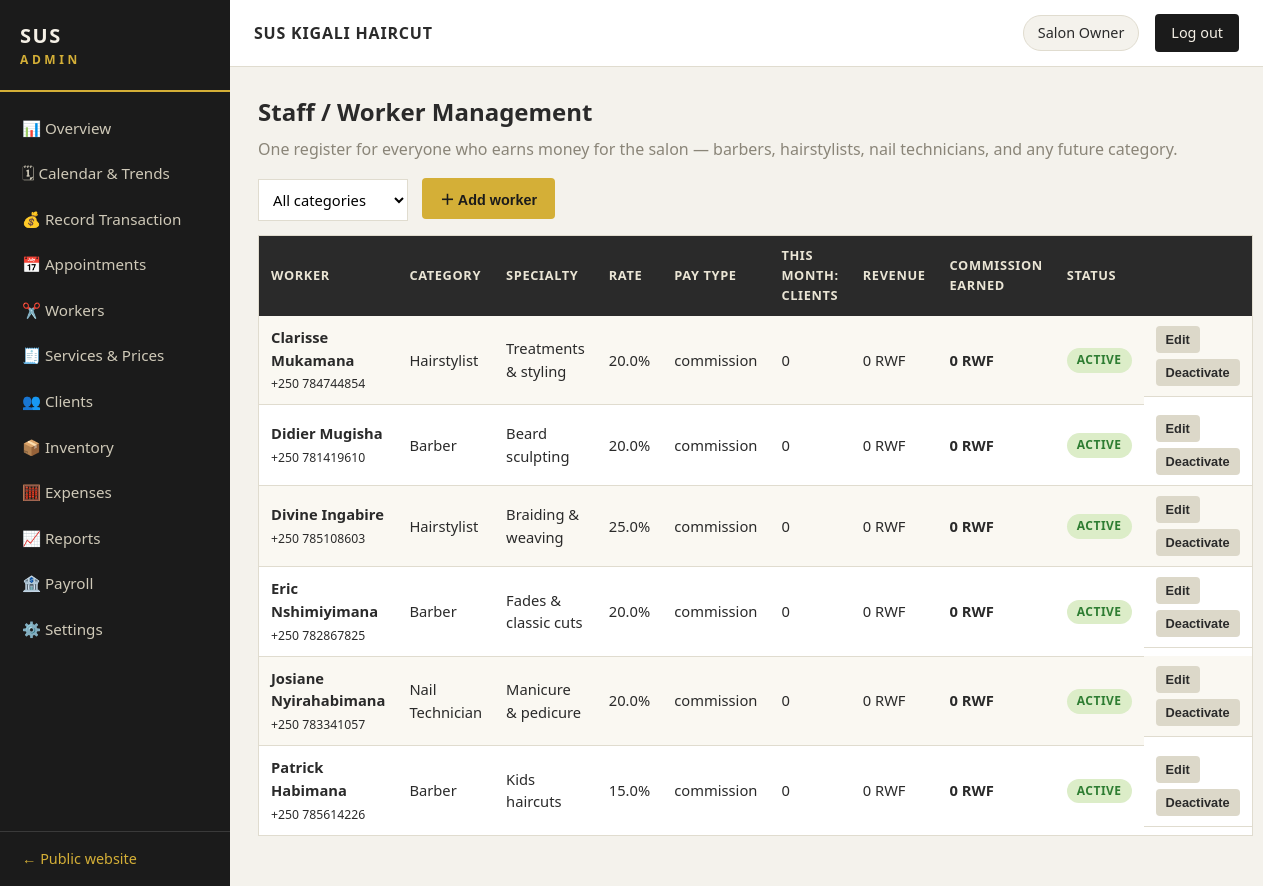
Screenshot of /admin/workers (signed in) with the database file from the repository.
### sus/models.py (models this page shows, shortened)
class Setting(db.Model):
    __tablename__ = "settings"
    key = db.Column(db.String(60), primary_key=True)
    value = db.Column(db.String(255), nullable=False)
    @staticmethod
    def get(key, default=None):
        s = Setting.query.get(key)
        return s.value if s else default

class User(db.Model):
    __tablename__ = "users"
    id = db.Column(db.Integer, primary_key=True)
    name = db.Column(db.String(120), nullable=False)
    phone = db.Column(db.String(30))
    email = db.Column(db.String(120), unique=True)
    role = db.Column(db.String(20), nullable=False, default="worker")  # super_admin / manager / worker
    password_hash = db.Column(db.String(255), nullable=False)
    status = db.Column(db.String(20), nullable=False, default="active")
    worker = db.relationship("Worker", backref="user", uselist=False)

class Worker(db.Model):
    __tablename__ = "workers"
    id = db.Column(db.Integer, primary_key=True)
    user_id = db.Column(db.Integer, db.ForeignKey("users.id"))
    full_name = db.Column(db.String(120), nullable=False)
    phone = db.Column(db.String(30))
    photo = db.Column(db.String(255))  # path/URL, optional
    category = db.Column(db.String(40), nullable=False, default="Barber")
    specialty = db.Column(db.String(120))
    commission_rate = db.Column(db.Float)  # percent; None -> use shop default
    pay_type = db.Column(db.String(20), nullable=False, default="commission")
    base_salary = db.Column(db.Integer, default=0)  # for fixed / hybrid
    date_joined = db.Column(db.String(10), default=lambda: date.today().isoformat())
    status = db.Column(db.String(20), nullable=False, default="active")
    @property
    def rate(self):
        return self.commission_rate if self.commission_rate is not None \
            else float(Setting.get("default_commission_rate", 20))

### sus/admin.py (the view)
@admin_bp.route("/workers")
@role_required("super_admin", "manager")
def workers():
    category = request.args.get("category")
    q = Worker.query.order_by(Worker.status, Worker.full_name)
    if category:
        q = q.filter_by(category=category)
    month_start = date.today().isoformat()[:8] + "01"
    perf = {}
    for w in q.all():
        tx = Transaction.query.filter_by(worker_id=w.id, status="completed")\
            .filter(Transaction.date >= month_start).all()
        perf[w.id] = {"clients": len(tx),
                      "revenue": sum(t.amount for t in tx),
                      "commission": sum(t.commission_amount for t in tx)}
    return render_template("admin/workers.html", workers=q.all(), perf=perf,
                           categories=["Barber", "Hairstylist", "Nail Technician", "Other"],
                           category=category, default_rate=_setting("default_commission_rate", 20))

### sus/__init__.py (called while the page is built)
def create_app(config_class=Config):
    app = Flask(__name__)
    app.config.from_object(config_class)
    db.init_app(app)
    from .public import public_bp
    from .admin import admin_bp
    from .api import api_bp
    app.register_blueprint(public_bp)
    app.register_blueprint(admin_bp)
    app.register_blueprint(api_bp)
    @app.template_filter("rwf")
    def rwf(value):
        try:
            return f"{int(value):,} RWF"
        except (TypeError, ValueError):
            return value
    @app.context_processor
    def inject_user():
        from .auth import current_user
        u = current_user()
        return {"current_user_name": u.name if u else ""}
    return app

### sus/admin.py (called while the page is built)
def _setting(key, default):
    return Setting.get(key, default)

### sus/auth.py (called while the page is built)
def current_user():
    uid = session.get("user_id")
    return User.query.get(uid) if uid else None

def role_required(*roles):
    def decorator(f):
        @wraps(f)
        def wrapper(*args, **kwargs):
            u = current_user()
            if not u:
                return redirect(url_for("admin.login", next=request.path))
            if u.role not in roles:
                return "Forbidden — you do not have permission to view this page.", 403
            return f(*args, **kwargs)
        return wrapper
    return decorator

### sus/public.py (called while the page is built)
def shop():
    return {
        "name": Setting.get("shop_name", "SUS KIGALI HAIRCUT"),
        "tagline": Setting.get("tagline", ""),
        "phone": Setting.get("phone", ""),
        "whatsapp": Setting.get("whatsapp", ""),
        "address": Setting.get("address", ""),
        "hours": Setting.get("hours", ""),
    }

@public_bp.app_context_processor
def inject_shop():
    return {"shop": shop()}

### sus/templates/admin/workers.html (shortened to what this page needs)
{% extends "admin/base_admin.html" %}
{% block content %}
<h1>Staff / Worker Management</h1>
<p class="muted">One register for everyone who earns money for the salon — barbers, hairstylists, nail technicians, and any future category.</p>
<div class="toolbar">
  <form method="get" class="inline-form">
    <select name="category" onchange="this.form.submit()">
      <option value="">All categories</option>
    </select>
  </form>
  <button class="btn-gold" onclick="toggleForm('worker-form')">＋ Add worker</button>
</div>
<table>
  <tr><th>Worker</th><th>Category</th><th>Specialty</th><th>Rate</th><th>Pay type</th>
      <th>This month: clients</th><th>Revenue</th><th>Commission earned</th><th>Status</th><th></th></tr>
  {% for w in workers %}
  <tr>
    <td><strong>{{ w.full_name }}</strong><br><small>{{ w.phone or '' }}</small></td>
    <td>{{ w.category }}</td>
    <td>{{ w.specialty or '—' }}</td>
    <td>{{ w.rate }}%</td>
    <td>{{ w.pay_type }}</td>
    <td>{{ perf[w.id].clients }}</td>
    <td>{{ perf[w.id].revenue|rwf }}</td>
    <td><strong>{{ perf[w.id].commission|rwf }}</strong></td>
    <td><span class="badge {{ 'confirmed' if w.status == 'active' else 'cancelled' }}">{{ w.status }}</span></td>
    <td class="actions">
      <button class="btn-sm" onclick='editWorker({{ {
        "id": w.id, "name": w.full_name, "phone": w.phone or "", "category": w.category,
        "specialty": w.specialty or "", "pay_type": w.pay_type, "base_salary": w.base_salary,
        "rate": w.commission_rate, "email": (w.user.email if w.user else ""), "status": w.status }|tojson }})'>Edit</button>
      <form method="post" action="{{ url_for('admin.worker_toggle', wid=w.id) }}" class="inline">
        <button class="btn-sm">{{ 'Deactivate' if w.status == 'active' else 'Reactivate' }}</button>
      </form>
    </td>
  </tr>
  {% endfor %}
</table>
{% endblock %}

### sus/templates/admin/base_admin.html (shortened to what this page needs)
<!DOCTYPE html>
<html lang="en">
<head>
  <link rel="stylesheet" href="{{ url_for('static', filename='css/admin.css') }}">
</head>
<body class="admin-body">
  <aside class="sidebar" id="sidebar">
    <div class="sidebar-brand">SUS <span>ADMIN</span></div>
    <nav>
      {% set role = session.get('role') %}
      {% if role == 'super_admin' or role == 'manager' %}
      <a href="{{ url_for('admin.overview') }}">📊 Overview</a>
      <a href="{{ url_for('admin.calendar_view') }}">🗓 Calendar & Trends</a>
      <a href="{{ url_for('admin.transactions') }}">💰 Record Transaction</a>
      <a href="{{ url_for('admin.appointments') }}">📅 Appointments</a>
      <a href="{{ url_for('admin.workers') }}">✂️ Workers</a>
      <a href="{{ url_for('admin.services') }}">🧾 Services & Prices</a>
      <a href="{{ url_for('admin.clients') }}">👥 Clients</a>
      <a href="{{ url_for('admin.inventory') }}">📦 Inventory</a>
      <a href="{{ url_for('admin.expenses') }}">🧮 Expenses</a>
      <a href="{{ url_for('admin.reports') }}">📈 Reports</a>
      {% endif %}
      {% if role == 'super_admin' %}
      <a href="{{ url_for('admin.payroll') }}">🏦 Payroll</a>
      <a href="{{ url_for('admin.settings') }}">⚙️ Settings</a>
      {% endif %}
    </nav>
    <a class="sidebar-bottom" href="{{ url_for('public.home') }}">← Public website</a>
  </aside>
  <div class="admin-main">
    <header class="admin-topbar">
      <span class="shop-name">{{ shop.name if shop else 'SUS KIGALI HAIRCUT' }}</span>
      <span class="user-chip">{{ current_user_name }}</span>
      <a class="btn-logout" href="{{ url_for('admin.logout') }}">Log out</a>
    </header>
    <div class="admin-content">
      {% block content %}{% endblock %}
    </div>
  </div>
</body>
</html>

### sus/static/css/admin.css (style rules this page uses)
:root { --dark: #1b1b1b; --dark2: #2a2a2a; --gold: #d4af37; --gold-soft: #e8c96a; --bg: #f4f2ec; --panel: #ffffff; --ink: #2a2a2a; --muted: #8a8578; --line: #e0dccf; --green: #2e7d32; --red: #b3261e; --amber: #b58100; }
* { margin: 0; padding: 0; box-sizing: border-box; }
body.admin-body { font-family: "Segoe UI", Arial, sans-serif; background: var(--bg); color: var(--ink); line-height: 1.55; }
.sidebar { position: fixed; top: 0; bottom: 0; left: 0; width: 230px; background: var(--dark); overflow-y: auto; z-index: 50; display: flex; flex-direction: column; }
.sidebar-brand { padding: 20px; font-size: 1.25rem; font-weight: bold; letter-spacing: .08em; color: var(--cream, #f5f0e6); border-bottom: 2px solid var(--gold); }
.sidebar-brand span { color: var(--gold); font-size: .75rem; letter-spacing: .3em; display: block; }
.sidebar nav { display: flex; flex-direction: column; padding: 14px 0; flex: 1; }
.sidebar nav a { padding: 11px 22px; color: #cfc9b8; font-size: .95rem; text-decoration: none; }
.sidebar-bottom { padding: 16px 22px; color: var(--gold); border-top: 1px solid #3a3a3a; text-decoration: none; font-size: .9rem; }
.admin-main { margin-left: 230px; min-height: 100vh; display: flex; flex-direction: column; }
.admin-topbar { display: flex; align-items: center; gap: 16px; padding: 14px 24px; background: var(--panel); border-bottom: 1px solid var(--line); position: sticky; top: 0; z-index: 40; }
.admin-topbar .shop-name { font-weight: bold; letter-spacing: .05em; }
.user-chip { background: var(--bg); border: 1px solid var(--line); padding: 6px 14px; border-radius: 999px; font-size: .9rem; }
.btn-logout { background: var(--dark); color: var(--cream, #f5f0e6); padding: 8px 16px; text-decoration: none; font-size: .9rem; border-radius: 4px; }
.admin-content { padding: 26px 28px; max-width: 1200px; width: 100%; }
.admin-content h1 { font-size: 1.5rem; margin-bottom: 6px; }
table { width: 100%; border-collapse: collapse; background: var(--panel); border: 1px solid var(--line); margin: 12px 0 24px; font-size: .92rem; }
th { text-align: left; background: var(--dark2); color: #eae5d5; padding: 10px 12px; font-size: .8rem; text-transform: uppercase; letter-spacing: .05em; }
td { padding: 10px 12px; border-bottom: 1px solid var(--line); vertical-align: middle; }
tr:nth-child(even) td { background: #faf8f2; }
td.actions { display: flex; flex-wrap: wrap; gap: 6px; }
td.actions form { display: inline; }
input, select, textarea { display: block; width: 100%; margin-top: 4px; padding: 9px 10px; border: 1px solid var(--line); background: #fff; font-family: inherit; font-size: .92rem; }
.inline-form { display: flex; flex-wrap: wrap; gap: 14px; align-items: end; }
.inline-form input, .inline-form select { width: auto; min-width: 150px; }
.inline { display: inline; }
.toolbar { display: flex; gap: 14px; align-items: center; margin: 14px 0; flex-wrap: wrap; }
button, .btn-gold { background: var(--gold); color: var(--dark); border: none; padding: 10px 18px; font-weight: bold; font-size: .9rem; cursor: pointer; border-radius: 4px; text-decoration: none; display: inline-block; }
.btn-sm { padding: 6px 10px; font-size: .8rem; background: #dcd8c9; color: var(--ink); border-radius: 4px; cursor: pointer; }
.badge { display: inline-block; padding: 3px 10px; border-radius: 999px; font-size: .75rem; font-weight: bold; text-transform: uppercase; letter-spacing: .04em; }
.badge.confirmed { background: #dcedc8; color: var(--green); }
a { color: var(--dark2); }
.muted { color: var(--muted); }

### rows the page displays
Setting: value "SUS KIGALI HAIRCUT"
User: name "Salon Owner"
Worker: full_name "Clarisse Mukamana", phone "+250 784744854", category "Hairstylist", specialty "Treatments & styling", rate "20.0", pay_type "commission", base_salary "0", perf "0 RWF", status "ACTIVE", status "Deactivate"
Worker: full_name "Didier Mugisha", phone "+250 781419610", category "Barber", specialty "Beard sculpting", rate "20.0", pay_type "commission", base_salary "0", perf "0 RWF", status "ACTIVE", status "Deactivate"
Worker: full_name "Divine Ingabire", phone "+250 785108603", category "Hairstylist", specialty "Braiding & weaving", rate "25.0", pay_type "commission", base_salary "0", perf "0 RWF", status "ACTIVE", status "Deactivate"
Worker: full_name "Eric Nshimiyimana", phone "+250 782867825", category "Barber", specialty "Fades & classic cuts", rate "20.0", pay_type "commission", base_salary "0", perf "0 RWF", status "ACTIVE", status "Deactivate"
Worker: full_name "Josiane Nyirahabimana", phone "+250 783341057", category "Nail Technician", specialty "Manicure & pedicure", rate "20.0", pay_type "commission", base_salary "0", perf "0 RWF", status "ACTIVE", status "Deactivate"
Worker: full_name "Patrick Habimana", phone "+250 785614226", category "Barber", specialty "Kids haircuts", rate "15.0", pay_type "commission", base_salary "0", perf "0 RWF", status "ACTIVE", status "Deactivate"
